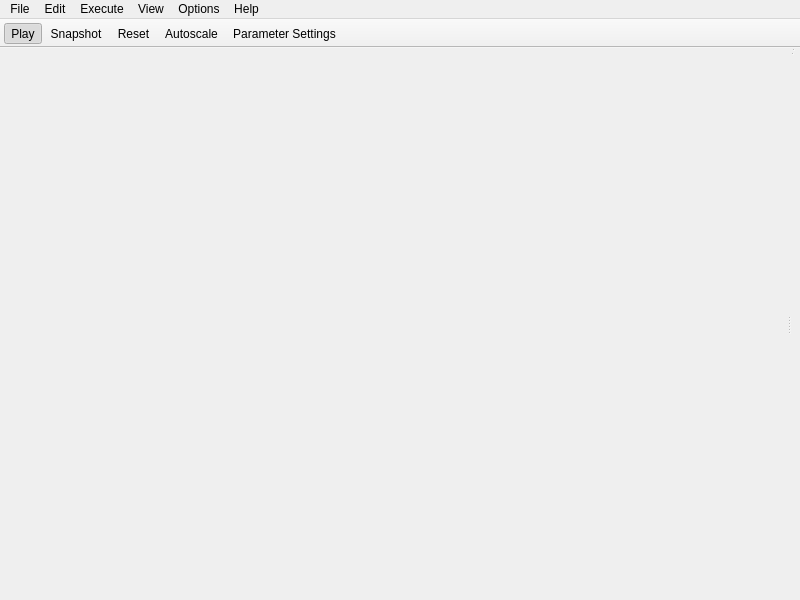
<?xml version="1.0" encoding="UTF-8"?>
<ui version="4.0">
 <class>MainWindow</class>
 <widget class="QMainWindow" name="MainWindow">
  <property name="geometry">
   <rect>
    <x>0</x>
    <y>0</y>
    <width>800</width>
    <height>600</height>
   </rect>
  </property>
  <property name="contextMenuPolicy">
   <enum>Qt::ContextMenuPolicy::PreventContextMenu</enum>
  </property>
  <property name="windowTitle">
   <string>CircAdapt</string>
  </property>
  <property name="styleSheet">
   <string notr="true"/>
  </property>
  <widget class="QWidget" name="centralwidget">
   <property name="minimumSize">
    <size>
     <width>800</width>
     <height>0</height>
    </size>
   </property>
   <property name="autoFillBackground">
    <bool>false</bool>
   </property>
   <property name="styleSheet">
    <string notr="true"/>
   </property>
   <layout class="QGridLayout" name="gridLayout">
    <property name="leftMargin">
     <number>0</number>
    </property>
    <property name="topMargin">
     <number>0</number>
    </property>
    <property name="rightMargin">
     <number>5</number>
    </property>
    <property name="bottomMargin">
     <number>0</number>
    </property>
    <item row="0" column="0">
     <widget class="QSplitter" name="splitter_3">
      <property name="orientation">
       <enum>Qt::Orientation::Horizontal</enum>
      </property>
      <property name="opaqueResize">
       <bool>false</bool>
      </property>
      <property name="childrenCollapsible">
       <bool>false</bool>
      </property>
      <widget class="GraphGrid" name="graphGrid" native="true"/>
      <widget class="QSplitter" name="splitter_2">
       <property name="orientation">
        <enum>Qt::Orientation::Vertical</enum>
       </property>
       <property name="opaqueResize">
        <bool>false</bool>
       </property>
       <property name="childrenCollapsible">
        <bool>false</bool>
       </property>
       <widget class="QSplitter" name="splitter">
        <property name="orientation">
         <enum>Qt::Orientation::Horizontal</enum>
        </property>
        <property name="opaqueResize">
         <bool>false</bool>
        </property>
        <property name="childrenCollapsible">
         <bool>false</bool>
        </property>
        <widget class="LoopGraph" name="pvGraph" native="true"/>
        <widget class="LoopGraph" name="ssGraph" native="true"/>
       </widget>
       <widget class="ValueView" name="valueView" native="true"/>
      </widget>
     </widget>
    </item>
   </layout>
  </widget>
  <widget class="QMenuBar" name="menuBar">
   <property name="geometry">
    <rect>
     <x>0</x>
     <y>0</y>
     <width>800</width>
     <height>19</height>
    </rect>
   </property>
   <widget class="QMenu" name="menuFile">
    <property name="title">
     <string>File</string>
    </property>
   </widget>
   <widget class="QMenu" name="menuEdit">
    <property name="title">
     <string>Edit</string>
    </property>
   </widget>
   <widget class="QMenu" name="menuExecute">
    <property name="title">
     <string>Execute</string>
    </property>
   </widget>
   <widget class="QMenu" name="menuOptions">
    <property name="title">
     <string>Options</string>
    </property>
   </widget>
   <widget class="QMenu" name="menuHelp">
    <property name="title">
     <string>Help</string>
    </property>
   </widget>
   <widget class="QMenu" name="menuView">
    <property name="title">
     <string>View</string>
    </property>
    <widget class="QMenu" name="menuSignals">
     <property name="title">
      <string>Signals</string>
     </property>
     <addaction name="actionStress_strain"/>
     <addaction name="separator"/>
     <addaction name="actionPressures"/>
     <addaction name="actionVolumes"/>
     <addaction name="actionFlows"/>
     <addaction name="actionStress"/>
     <addaction name="actionStrain"/>
    </widget>
    <addaction name="menuSignals"/>
   </widget>
   <addaction name="menuFile"/>
   <addaction name="menuEdit"/>
   <addaction name="menuExecute"/>
   <addaction name="menuView"/>
   <addaction name="menuOptions"/>
   <addaction name="menuHelp"/>
  </widget>
  <widget class="QToolBar" name="toolBar">
   <property name="contextMenuPolicy">
    <enum>Qt::ContextMenuPolicy::PreventContextMenu</enum>
   </property>
   <property name="windowTitle">
    <string>toolBar</string>
   </property>
   <property name="autoFillBackground">
    <bool>false</bool>
   </property>
   <property name="styleSheet">
    <string notr="true"/>
   </property>
   <property name="movable">
    <bool>false</bool>
   </property>
   <property name="toolButtonStyle">
    <enum>Qt::ToolButtonStyle::ToolButtonTextBesideIcon</enum>
   </property>
   <property name="floatable">
    <bool>false</bool>
   </property>
   <attribute name="toolBarArea">
    <enum>TopToolBarArea</enum>
   </attribute>
   <attribute name="toolBarBreak">
    <bool>false</bool>
   </attribute>
   <addaction name="actionPlay"/>
   <addaction name="actionSnapshot"/>
   <addaction name="actionReset"/>
   <addaction name="actionAutoscale"/>
   <addaction name="actionParameter_Settings"/>
  </widget>
  <action name="actionPlay">
   <property name="checkable">
    <bool>true</bool>
   </property>
   <property name="checked">
    <bool>true</bool>
   </property>
   <property name="icon">
    <iconset resource="../Resources/resources.qrc">
     <normaloff>:/CircAdapt/icons/media-play-32.png</normaloff>
     <normalon>:/CircAdapt/icons/media-pause-32.png</normalon>:/CircAdapt/icons/media-play-32.png</iconset>
   </property>
   <property name="text">
    <string>Play</string>
   </property>
   <property name="menuRole">
    <enum>QAction::MenuRole::NoRole</enum>
   </property>
  </action>
  <action name="actionSnapshot">
   <property name="icon">
    <iconset resource="../Resources/resources.qrc">
     <normaloff>:/CircAdapt/icons/camera.png</normaloff>:/CircAdapt/icons/camera.png</iconset>
   </property>
   <property name="text">
    <string>Snapshot</string>
   </property>
   <property name="menuRole">
    <enum>QAction::MenuRole::NoRole</enum>
   </property>
  </action>
  <action name="actionReset">
   <property name="icon">
    <iconset resource="../Resources/resources.qrc">
     <normaloff>:/CircAdapt/icons/reset.png</normaloff>:/CircAdapt/icons/reset.png</iconset>
   </property>
   <property name="text">
    <string>Reset</string>
   </property>
   <property name="menuRole">
    <enum>QAction::MenuRole::NoRole</enum>
   </property>
  </action>
  <action name="actionAutoscale">
   <property name="icon">
    <iconset resource="../Resources/resources.qrc">
     <normaloff>:/CircAdapt/icons/autoscale.png</normaloff>:/CircAdapt/icons/autoscale.png</iconset>
   </property>
   <property name="text">
    <string>Autoscale</string>
   </property>
   <property name="menuRole">
    <enum>QAction::MenuRole::NoRole</enum>
   </property>
  </action>
  <action name="actionParameter_Settings">
   <property name="checkable">
    <bool>true</bool>
   </property>
   <property name="checked">
    <bool>false</bool>
   </property>
   <property name="icon">
    <iconset resource="../Resources/resources.qrc">
     <normaloff>:/CircAdapt/icons/settings_icon.png</normaloff>:/CircAdapt/icons/settings_icon.png</iconset>
   </property>
   <property name="text">
    <string>Parameter Settings</string>
   </property>
   <property name="menuRole">
    <enum>QAction::MenuRole::TextHeuristicRole</enum>
   </property>
  </action>
  <action name="actionStress_strain">
   <property name="checkable">
    <bool>true</bool>
   </property>
   <property name="checked">
    <bool>false</bool>
   </property>
   <property name="text">
    <string>Stress-strain</string>
   </property>
  </action>
  <action name="actionPressures">
   <property name="checkable">
    <bool>true</bool>
   </property>
   <property name="checked">
    <bool>true</bool>
   </property>
   <property name="text">
    <string>Pressure</string>
   </property>
  </action>
  <action name="actionVolumes">
   <property name="checkable">
    <bool>true</bool>
   </property>
   <property name="checked">
    <bool>true</bool>
   </property>
   <property name="text">
    <string>Volume</string>
   </property>
  </action>
  <action name="actionFlows">
   <property name="checkable">
    <bool>true</bool>
   </property>
   <property name="checked">
    <bool>true</bool>
   </property>
   <property name="text">
    <string>Flow</string>
   </property>
  </action>
  <action name="actionStress">
   <property name="checkable">
    <bool>true</bool>
   </property>
   <property name="text">
    <string>Stress</string>
   </property>
  </action>
  <action name="actionStrain">
   <property name="checkable">
    <bool>true</bool>
   </property>
   <property name="text">
    <string>Strain</string>
   </property>
  </action>
 </widget>
 <customwidgets>
  <customwidget>
   <class>LoopGraph</class>
   <extends>QWidget</extends>
   <header>CircAdaptUI/Graphs/loopgraph.h</header>
   <container>1</container>
  </customwidget>
  <customwidget>
   <class>GraphGrid</class>
   <extends>QWidget</extends>
   <header>CircAdaptUI/Widgets/graphgrid.h</header>
   <container>1</container>
  </customwidget>
  <customwidget>
   <class>ValueView</class>
   <extends>QWidget</extends>
   <header>CircAdaptUI/Widgets/valueview.h</header>
   <container>1</container>
  </customwidget>
 </customwidgets>
 <resources>
  <include location="../Resources/resources.qrc"/>
 </resources>
 <connections/>
</ui>
